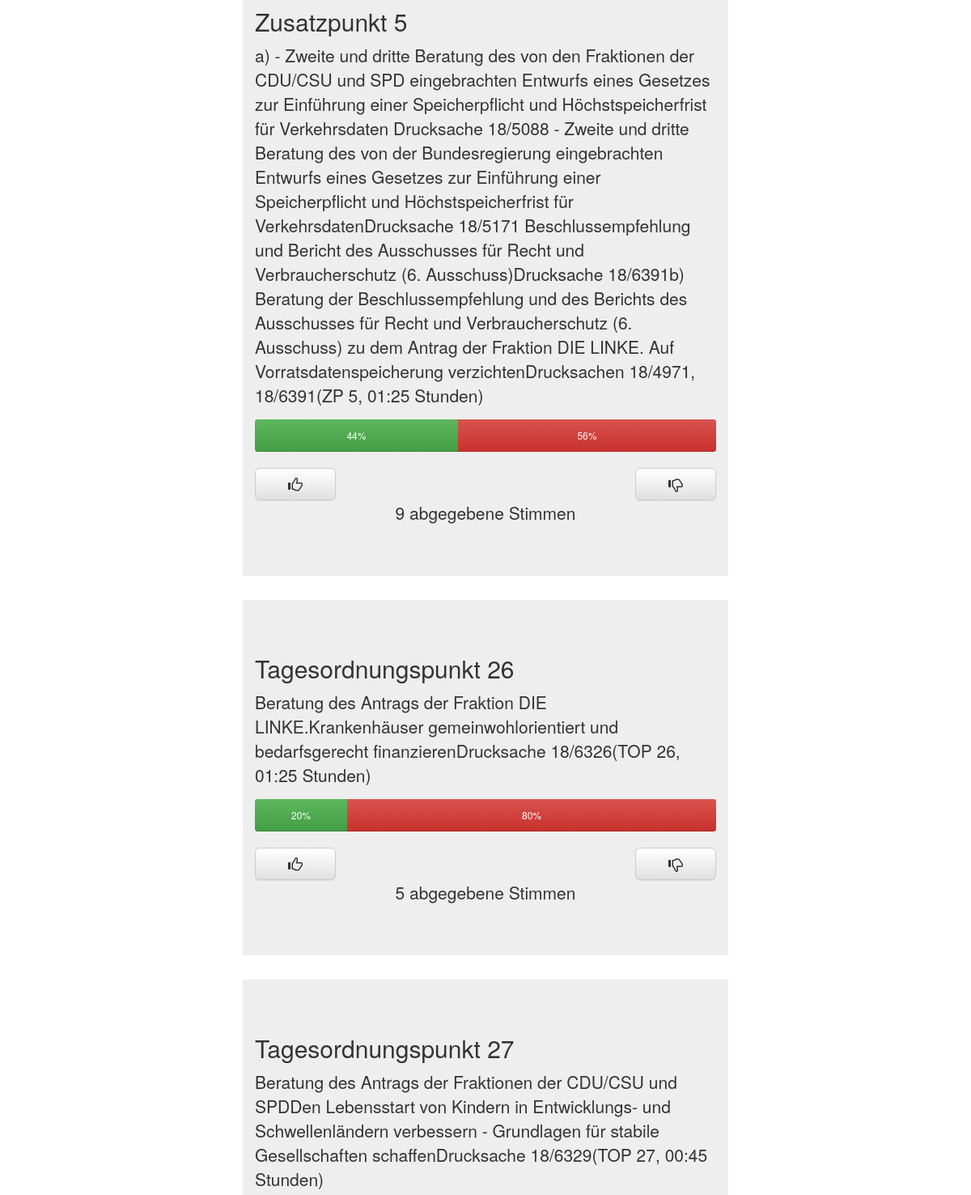
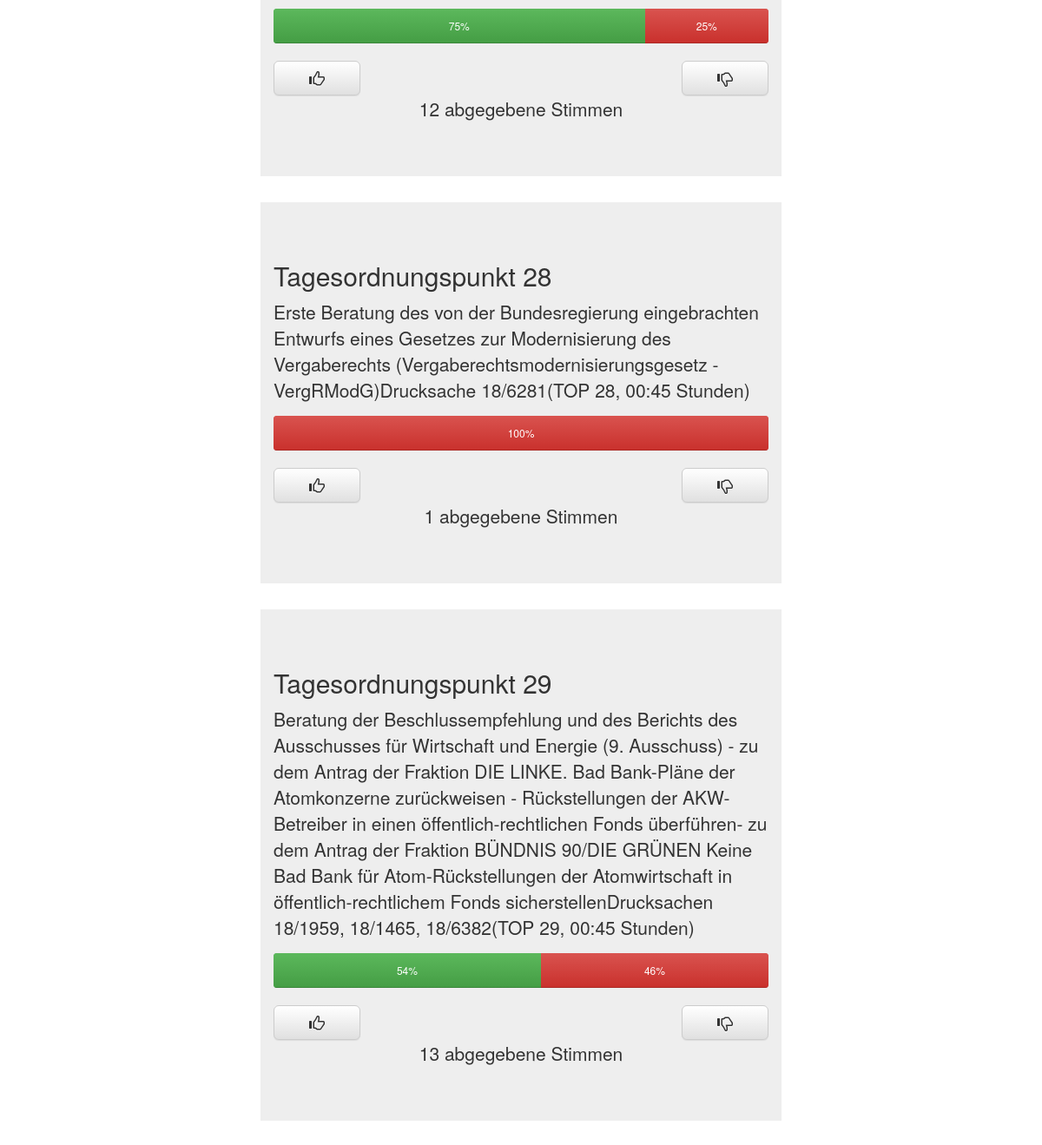
The app's page / (lower part), older data (2 pictures, top to bottom).
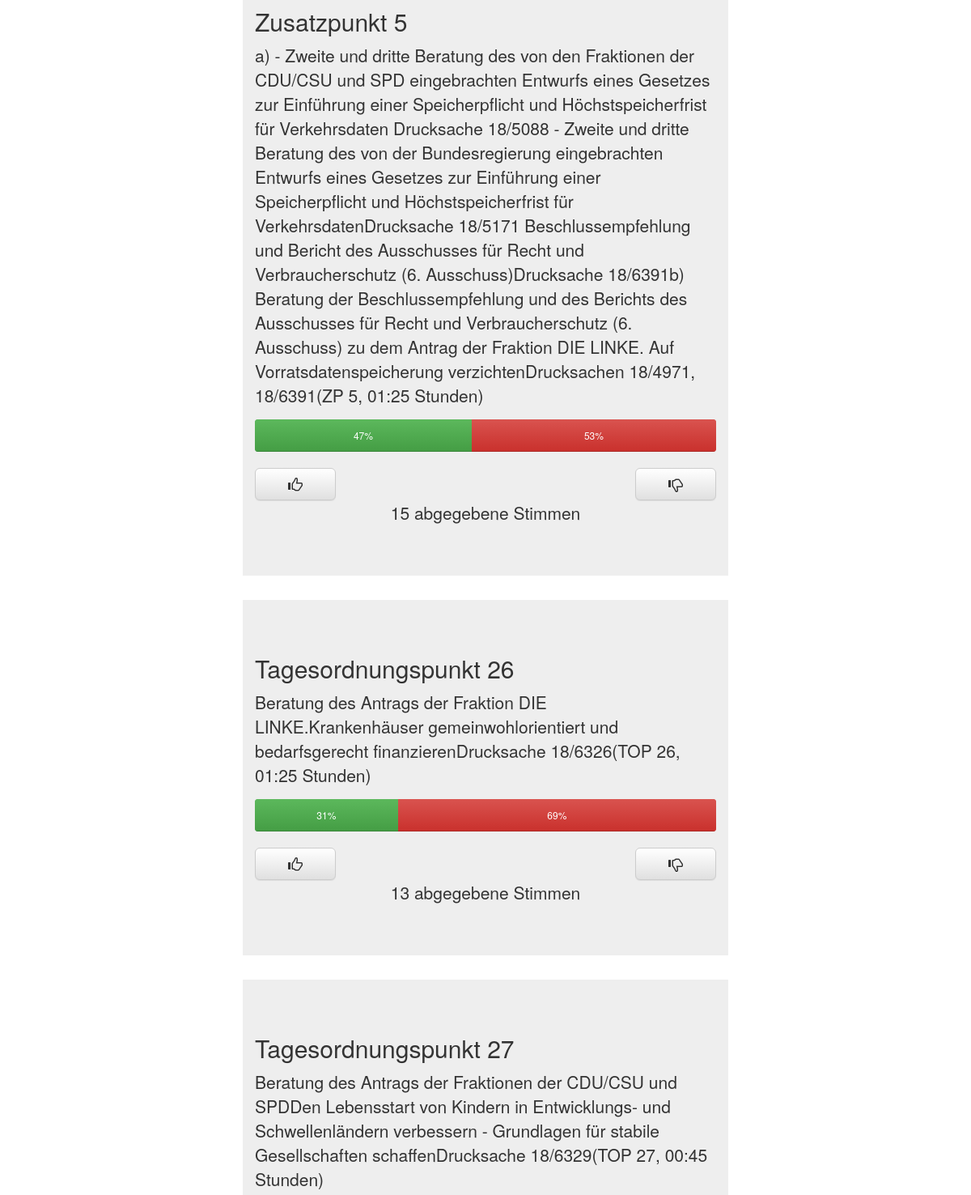
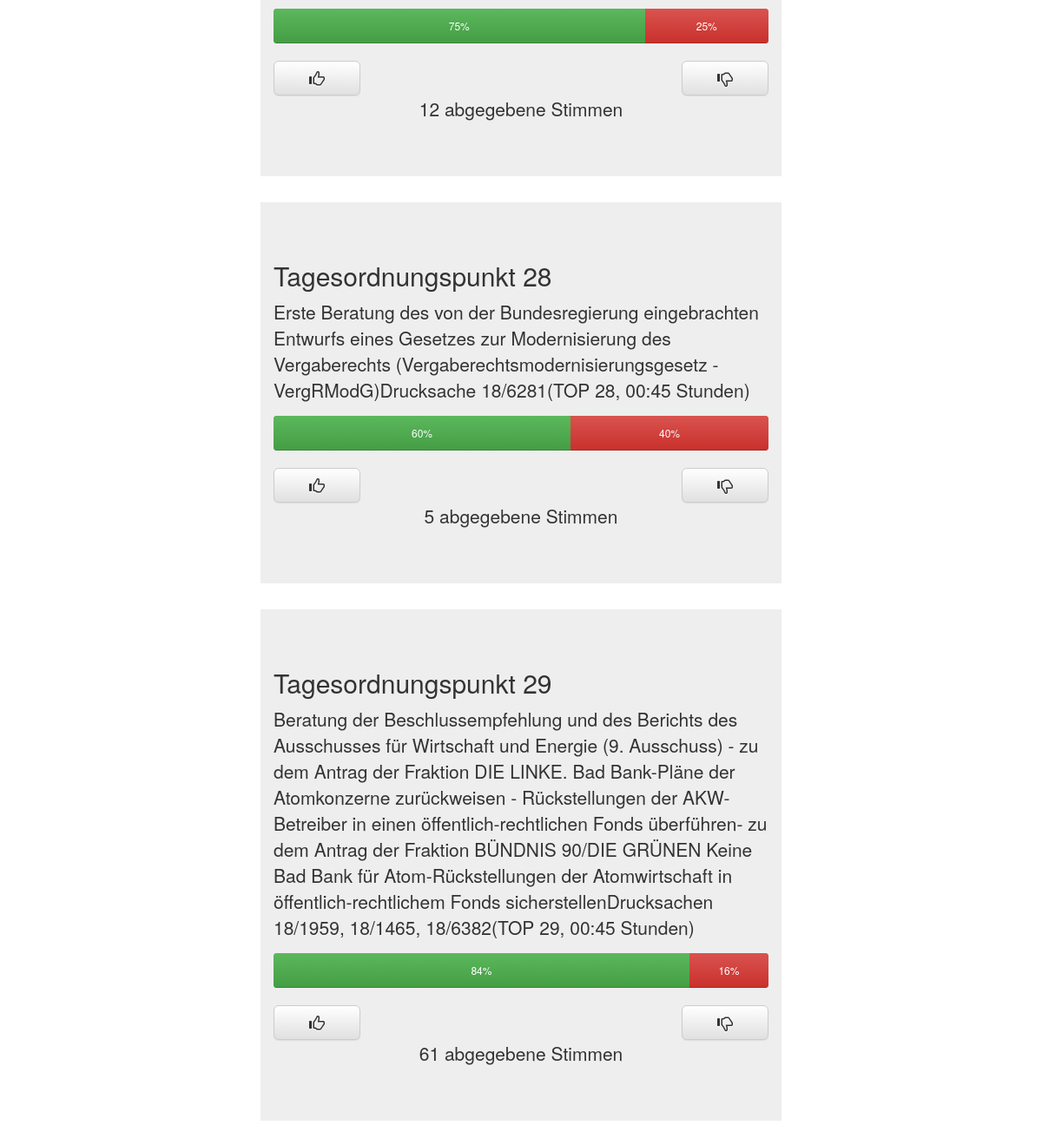
The same page, newer data (2 pictures, top to bottom).
### polls/models.py (models this page shows, shortened)
class Entry(models.Model):
    sitzung = models.CharField(max_length = 255)
    tpunkt = models.CharField(max_length = 255)
    text = models.TextField()
    datum = models.DateTimeField()
    upvotes = models.IntegerField(default = 0)
    downvotes = models.IntegerField(default = 0)
    total = models.IntegerField(default = 0)
    def upvotepercent(self):
        self.total = self.upvotes + self.downvotes
        if (self.upvotes + self.downvotes)==0:
            return 0
        else:
            return round(self.upvotes / (self.upvotes + self.downvotes) * 100)
    def downvotepercent(self):
        self.total = self.upvotes + self.downvotes
        if (self.upvotes + self.downvotes)==0:
            return 0
        else:
            return 100 - round(self.upvotes / (self.upvotes + self.downvotes) * 100)

### polls/views.py (the view, shortened to what this page needs)
# urls.py: url(r'', views.hallo)
def hallo(request):#
    return render(request,"index.html", {"entries": Entry.objects.all()})

### templates/index.html (shortened to what this page needs)
<html>
<head>
    <link rel="stylesheet" href="/static/polls/style.css">
    <link rel="stylesheet" href="../polls/static/polls/style.css">
    <link rel="stylesheet" href="https://maxcdn.bootstrapcdn.com/bootstrap/3.3.5/css/bootstrap.min.css">
    <link rel="stylesheet" href="https://maxcdn.bootstrapcdn.com/bootstrap/3.3.5/css/bootstrap-theme.min.css">
</head>
<body>
    {% for entry in entries %}
    <div id="row">
        <div class="jumbotron col-xs-6 col-xs-offset-3" id="entry-{{entry.id}}">
            <h2>{{entry.tpunkt}}</h2>
            <p>{{entry.text}}</p>
            <div class="progress">
                <div class="progress-bar progress-bar-success" role="progressbar" style="width: {{ entry.upvotepercent }}%;">
                    {{ entry.upvotepercent }}%
                </div>
                <div class="progress-bar progress-bar-danger" role="progressbar" style="width: {{ entry.downvotepercent }}%;">
                    {{ entry.downvotepercent }}%
                </div>
            </div>
            <form method="POST" action="">
                <button type="submit" class="btn btn-default btn-lg" name="up">
                    <span class="glyphicon glyphicon-thumbs-up" aria-hidden="true"></span>
                </button>
                <button type="submit" class="btn btn-default btn-lg pull-right" name="down">
                    <span class="glyphicon glyphicon-thumbs-down" aria-hidden="true"></span>
                </button>
                <p class="text-center"> {{ entry.total }} abgegebene Stimmen</p>
            </form>
        </div>
    </div>
    {% endfor %}
</body>
</html>

Row changes from the older to the newer data that the page shows:
changed Entry "Zusatzpunkt 5": upvotes 4 → 7 (drawn); upvotepercent "44" → "47"; downvotepercent "56" → "53"; total "9" → "15"
changed Entry "Tagesordnungspunkt 26": upvotes 1 → 4 (drawn); upvotepercent "20" → "31"; downvotepercent "80" → "69"; total "5" → "13"
changed Entry "Tagesordnungspunkt 28": upvotes 0 → 3 (drawn); upvotepercent (not shown) → "60"; downvotepercent "100" → "40"; total "1" → "5"
changed Entry "Tagesordnungspunkt 29": upvotes 7 → 51 (drawn); upvotepercent "54" → "84"; downvotepercent "46" → "16"; total "13" → "61"
